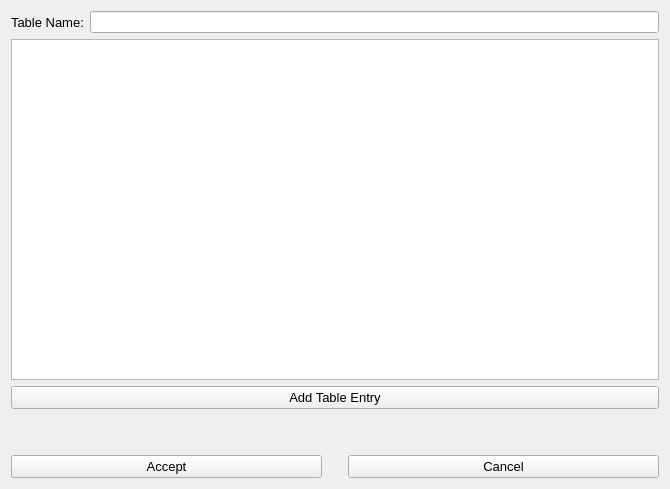
<?xml version="1.0" encoding="UTF-8"?>
<ui version="4.0">
 <class>createTable</class>
 <widget class="QWidget" name="createTable">
  <property name="geometry">
   <rect>
    <x>0</x>
    <y>0</y>
    <width>670</width>
    <height>489</height>
   </rect>
  </property>
  <property name="windowTitle">
   <string>Create Table</string>
  </property>
  <layout class="QVBoxLayout" name="verticalLayout">
   <item>
    <layout class="QHBoxLayout" name="horizontalLayout_2">
     <item>
      <widget class="QLabel" name="label">
       <property name="font">
        <font>
         <pointsize>10</pointsize>
        </font>
       </property>
       <property name="text">
        <string>Table Name:</string>
       </property>
      </widget>
     </item>
     <item>
      <widget class="QLineEdit" name="tableName"/>
     </item>
    </layout>
   </item>
   <item>
    <widget class="QTableWidget" name="tableWidget"/>
   </item>
   <item>
    <widget class="QPushButton" name="addButton">
     <property name="font">
      <font>
       <pointsize>10</pointsize>
      </font>
     </property>
     <property name="text">
      <string>Add Table Entry</string>
     </property>
    </widget>
   </item>
   <item>
    <spacer name="verticalSpacer">
     <property name="orientation">
      <enum>Qt::Vertical</enum>
     </property>
     <property name="sizeType">
      <enum>QSizePolicy::Preferred</enum>
     </property>
     <property name="sizeHint" stdset="0">
      <size>
       <width>20</width>
       <height>40</height>
      </size>
     </property>
    </spacer>
   </item>
   <item>
    <layout class="QHBoxLayout" name="horizontalLayout">
     <item>
      <widget class="QPushButton" name="acceptButton">
       <property name="font">
        <font>
         <pointsize>10</pointsize>
        </font>
       </property>
       <property name="text">
        <string>Accept</string>
       </property>
      </widget>
     </item>
     <item>
      <spacer name="horizontalSpacer">
       <property name="orientation">
        <enum>Qt::Horizontal</enum>
       </property>
       <property name="sizeType">
        <enum>QSizePolicy::Preferred</enum>
       </property>
       <property name="sizeHint" stdset="0">
        <size>
         <width>20</width>
         <height>20</height>
        </size>
       </property>
      </spacer>
     </item>
     <item>
      <widget class="QPushButton" name="cancelButton">
       <property name="font">
        <font>
         <pointsize>10</pointsize>
        </font>
       </property>
       <property name="text">
        <string>Cancel</string>
       </property>
      </widget>
     </item>
    </layout>
   </item>
  </layout>
 </widget>
 <resources/>
 <connections/>
</ui>
